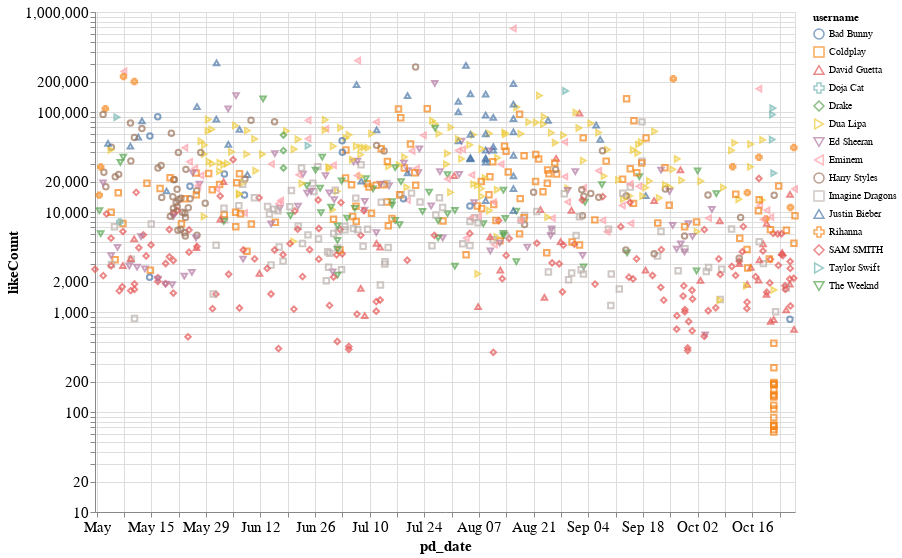

The code cell stored with this chart in its notebook:
### Code cell
alt.Chart(stats_df).mark_point().encode(
    x = alt.X("pd_date:T"),
    y = alt.Y("likeCount:Q", scale=alt.Scale(type='log')),
    color = alt.Color("username:N"),
    shape = alt.Shape("username:N"),
    tooltip = [
        alt.Tooltip('username:N', title="User"),
        alt.Tooltip('pd_date:T', title="Date", format="%b %d"),
        alt.Tooltip('likeCount:N', title="# Likes", format=","),
    ]
).properties(
    width=700,
    height=500
).configure_axis(
    titleFontSize=15,
    labelFontSize=15
)

### Figure 1 — Vega-Lite specification as saved in the notebook (floating-point values rounded to 4 significant figures; data arrays with more than 128 entries replaced by an {"elided": "..."} marker saying what was removed)
{"config": {"view": {"continuousWidth": 400, "continuousHeight": 300}, "axis": {"labelFontSize": 15, "titleFontSize": 15}}, "data": {"name": "data-20def1282107dd207223459984cf4981"}, "mark": "point", "encoding": {"color": {"type": "nominal", "field": "username"}, "shape": {"type": "nominal", "field": "username"}, "tooltip": [{"type": "nominal", "field": "username", "title": "User"}, {"type": "temporal", "field": "pd_date", "format": "%b %d", "title": "Date"}, {"type": "nominal", "field": "likeCount", "format": ",", "title": "# Likes"}], "x": {"type": "temporal", "field": "pd_date"}, "y": {"type": "quantitative", "field": "likeCount", "scale": {"type": "log"}}}, "height": 500, "width": 700, "$schema": "https://vega.github.io/schema/vega-lite/v4.8.1.json", "datasets": {"data-20def1282107dd207223459984cf4981": {"elided": "849 records"}}}
